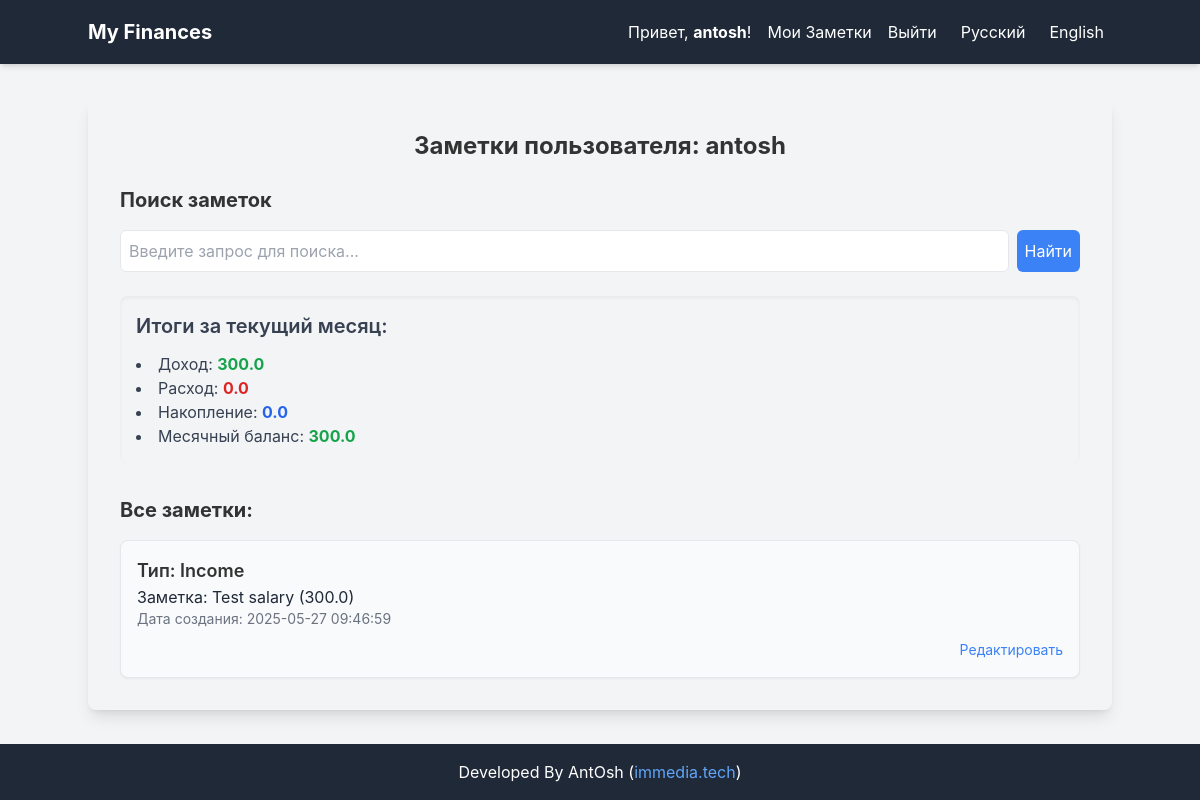
The app's page /notes/antosh (signed in), older data.
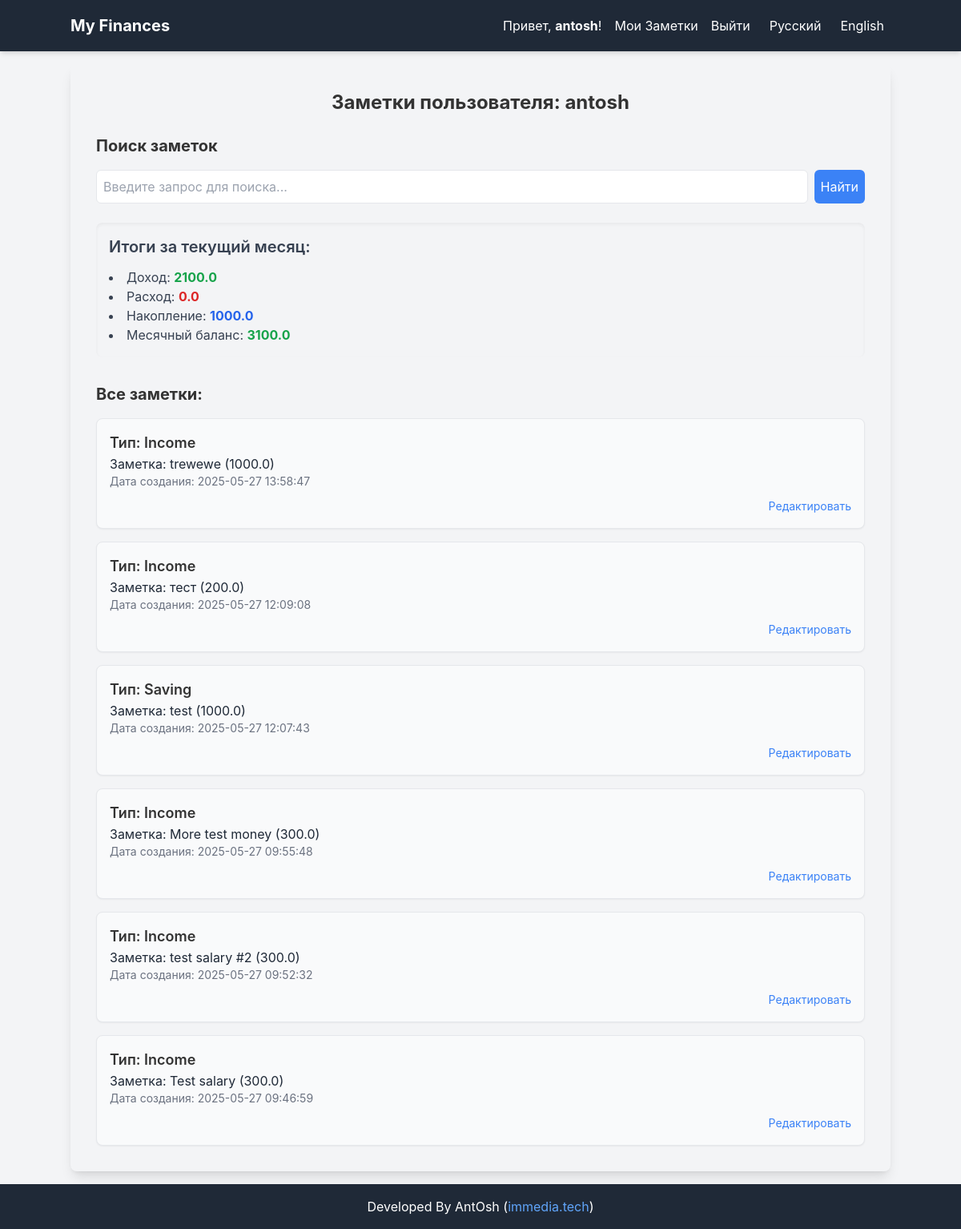
The same page, newer data.
### tables this page shows
CREATE TABLE users (
            id INTEGER PRIMARY KEY AUTOINCREMENT,
            username TEXT UNIQUE NOT NULL,
            password_hash TEXT NOT NULL
        );

CREATE TABLE goals (
            id INTEGER PRIMARY KEY AUTOINCREMENT,
            user_id INTEGER NOT NULL,
            goal_type TEXT NOT NULL,
            note TEXT NOT NULL,
            created_at TIMESTAMP DEFAULT CURRENT_TIMESTAMP, amount REAL DEFAULT 0.00,
            FOREIGN KEY (user_id) REFERENCES users (id)
        );

### app.py (the view)
@app.route('/notes/<username>')
@login_required
def user_notes(username):
    if g.user['username'] != username:
        flash(_('Вы не можете просматривать заметки других пользователей.'), 'danger')
        return redirect(url_for('index'))
    conn = get_db()
    cursor = conn.cursor()
    user_id = g.user['id']
    cursor.execute("SELECT * FROM goals WHERE user_id = ? ORDER BY created_at DESC", (user_id,))
    notes = cursor.fetchall()
    today = datetime.date.today()
    first_day_of_month = today.replace(day=1)
    monthly_summary = {
        'income': 0.0,
        'expense': 0.0,
        'saving': 0.0
    }
    cursor.execute(
        "SELECT goal_type, amount FROM goals WHERE user_id = ? AND created_at >= ? AND created_at < ?",
        (user_id, first_day_of_month.isoformat(),
         (first_day_of_month + datetime.timedelta(days=32)).replace(day=1).isoformat())
    )
    monthly_records = cursor.fetchall()
    for record in monthly_records:
        if record['goal_type'] in monthly_summary:
            monthly_summary[record['goal_type']] += record['amount']
    return render_template('notes.html', username=username, notes=notes, monthly_summary=monthly_summary)

### app.py (called while the page is built)
def get_locale_from_request():
    lang = request.args.get('lang')
    if lang in LOCALES:  # Проверяем, что язык есть в нашем словаре
        session['lang'] = lang
        return lang
    if 'lang' in session and session['lang'] in LOCALES:
        return session['lang']
    best_browser_match = request.accept_languages.best_match(LOCALES.keys())
    if best_browser_match and best_browser_match in LOCALES:
        return best_browser_match
    return 'ru'  # Язык по умолчанию, если ничего не найдено

@app.before_request
def set_g_locale():
    g.locale = get_locale_from_request()

def get_db():
    if 'db' not in g:
        g.db = get_db_connection()
    return g.db

@app.before_request
def load_logged_in_user():
    user_id = session.get('user_id')
    if user_id is None:
        g.user = None
    else:
        conn = get_db()
        cursor = conn.cursor()
        cursor.execute("SELECT * FROM users WHERE id = ?", (user_id,))
        g.user = cursor.fetchone()

def login_required(view):
    @functools.wraps(view)
    def wrapped_view(**kwargs):
        if g.user is None:
            flash(_('Для доступа к этой странице необходимо войти в систему.'), 'warning')
            return redirect(url_for('login'))
        return view(**kwargs)
    return wrapped_view

### database.py (called while the page is built)
def get_db_connection():
    conn = sqlite3.connect(DATABASE)
    conn.row_factory = sqlite3.Row
    return conn

### locales.py (called while the page is built)
def gettext_manual(text, **variables):
    from flask import g
    current_locale = getattr(g, 'locale', 'ru')
    translated_text = LOCALES.get(current_locale, {}).get(text, text)
    if variables:
        try:
            return translated_text % variables
        except TypeError:  # Если переменные есть, но в строке их нет или неверный формат
            return translated_text
    return translated_text

### templates/notes.html (shortened to what this page needs)
{% extends 'base.html' %}
{% block content %}
    <h2 class="text-2xl font-bold mb-6 text-center">{{ _('Заметки пользователя:') }} {{ username }}</h2>
    <h3 class="text-xl font-bold mb-4">{{ _('Поиск заметок') }}</h3>
    <form action="{{ url_for('search_notes') }}" method="post" class="flex space-x-2 mb-6">
        <input type="text" name="search_query" placeholder="{{ _('Введите запрос для поиска...') }}" value="{{ search_query or '' }}" class="flex-grow p-2 border rounded-md">
        <button type="submit" class="bg-blue-500 text-white p-2 rounded-md hover:bg-blue-600">{{ _('Найти') }}</button>
    </form>
    <div class="mb-8 p-4 bg-gray-100 rounded-lg shadow-inner">
        <h3 class="text-xl font-semibold mb-3 text-gray-700">{{ _('Итоги за текущий месяц:') }}</h3>
        <ul class="list-disc list-inside text-gray-700">
            <li>{{ _('Доход:') }} <span class="font-bold text-green-600">{{ monthly_summary.income | round(2) }}</span></li>
            <li>{{ _('Расход:') }} <span class="font-bold text-red-600">{{ monthly_summary.expense | round(2) }}</span></li>
            <li>{{ _('Накопление:') }} <span class="font-bold text-blue-600">{{ monthly_summary.saving | round(2) }}</span></li>
            {% set total_balance = monthly_summary.income - monthly_summary.expense + monthly_summary.saving %}
            <li>{{ _('Месячный баланс:') }} <span class="font-bold {% if total_balance >= 0 %}text-green-600{% else %}text-red-600{% endif %}">{{ total_balance | round(2) }}</span></li>
        </ul>
    </div>
    <h3 class="text-xl font-bold mb-4">{{ _('Все заметки:') }}</h3>
    {% if notes %}
        <ul class="space-y-4">
            {% for note in notes %}
                <li class="p-4 border rounded-lg shadow-sm bg-gray-50">
                    <p class="text-lg font-semibold">{{ _('Тип:') }} {{ note.goal_type | capitalize }}</p>
                    <p class="text-gray-800">{{ _('Заметка:') }} {{ note.note }} ({{ note.amount | round(2) }})</p>
                    <p class="text-gray-500 text-sm">{{ _('Дата создания:') }} {{ note.created_at }}</p>
                    <div class="mt-2 text-right">
                        <a href="{{ url_for('edit_goal', goal_id=note.id) }}" class="text-blue-500 hover:underline text-sm">{{ _('Редактировать') }}</a>
                    </div>
                </li>
            {% endfor %}
        </ul>
    {% else %}
        <p class="text-gray-600">{{ _('У вас пока нет заметок. Добавьте первую!') }}</p>
    {% endif %}
{% endblock %}

### templates/base.html (shortened to what this page needs)
<!DOCTYPE html>
<html lang="{{ g.locale }}">
<head>
    <script src="https://cdn.tailwindcss.com"></script>
</head>
<body class="flex flex-col min-h-screen">
    <nav class="w-full bg-gray-800 text-white p-4 shadow-md">
        <div class="container mx-auto flex justify-between items-center">
            <a href="{{ url_for('index') }}" class="text-xl font-bold hover:text-gray-300">My Finances</a>
            <div class="flex items-center">
                {% if g.user %}
                    <span class="mr-4">{{ _('Привет,') }} <span class="font-bold">{{ g.user.username }}</span>!</span>
                    <a href="{{ url_for('user_notes', username=g.user.username) }}" class="mr-4 hover:text-gray-300">{{ _('Мои Заметки') }}</a>
                    <a href="{{ url_for('logout') }}" class="hover:text-gray-300">{{ _('Выйти') }}</a>
                {% else %}
                    <a href="{{ url_for('register') }}" class="mr-4 hover:text-gray-300">{{ _('Регистрация') }}</a>
                    <a href="{{ url_for('login') }}" class="hover:text-gray-300">{{ _('Войти') }}</a>
                {% endif %}
                <a href="{{ url_for(request.endpoint, lang='ru', **request.view_args) }}" class="ml-4 px-2 py-1 rounded hover:bg-gray-700">Русский</a>
                <a href="{{ url_for(request.endpoint, lang='en', **request.view_args) }}" class="ml-2 px-2 py-1 rounded hover:bg-gray-700">English</a>
            </div>
        </div>
    </nav>
    <div class="main-content-wrapper">
        <div class="container bg-transparent p-8 rounded-lg shadow-lg">
            {% block content %}{% endblock %}
        </div>
    </div>
    <footer class="w-full bg-gray-800 text-white p-4 text-center shadow-md mt-auto">
        Developed By AntOsh (<a href="https://immediatech.net" target="_blank" class="text-blue-400 hover:underline">immedia.tech</a>)
    </footer>
</body>
</html>

### templates/base.html (style rules this page uses)
body { font-family: 'Inter', sans-serif; background-color: #f3f4f6; color: #333; }
.main-content-wrapper { flex-grow: 1; display: flex; justify-content: center; align-items: center; padding: 1rem; }
.container { max-width: 800px; width: 100%; }
input[type="text"], input[type="password"], textarea, select { @apply p-3 border border-gray-300 rounded-md focus:outline-none focus:ring-2 focus:ring-500 w-full; }
button { @apply bg-blue-600 text-white p-3 rounded-md hover:bg-blue-700 transition duration-200; }

Row changes from the older to the newer data that the page shows:
added goals: goal_type "Income", note "trewewe", amount "1000.0", created_at "2025-05-27 13:58:47"
added goals: goal_type "Income", note "тест", amount "200.0", created_at "2025-05-27 12:09:08"
added goals: goal_type "Saving", note "test", amount "1000.0", created_at "2025-05-27 12:07:43"
added goals: goal_type "Income", note "More test money", amount "300.0", created_at "2025-05-27 09:55:48"
added goals: goal_type "Income", note "test salary #2", amount "300.0", created_at "2025-05-27 09:52:32"
Text that changed along with them:
{{ monthly_summary.income | round(2) }}: "300.0" → "2100.0"
{{ monthly_summary.saving | round(2) }}: "0.0" → "1000.0"
{{ total_balance | round(2) }}: "300.0" → "3100.0"
